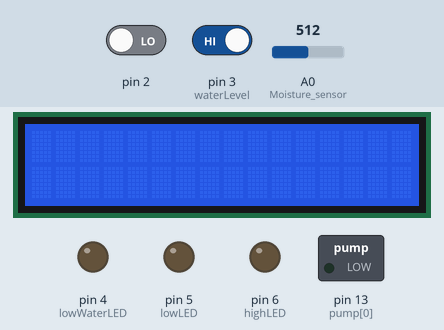
The sketch below on a simulated Arduino Uno, built with avr-gcc and run on an emulated ATmega328P. On the bench: 16×2 character LCD, switched loads named in the sketch (green lamp = pin HIGH), output pins drawn as LEDs (lit = HIGH). Dashed ring = blinking. Inputs (shaded band) come from the test bench; at power-on: pin 2 LOW, pin 3 (waterLevel) HIGH, A0 (Moisture_sensor) = 512. The local clock reads 2024-03-15 10:24:30 at power-on unless the sketch sets it.

Above: at 1.2 s.
1.3 s: pin 2 driven HIGH
At 2.3 s:
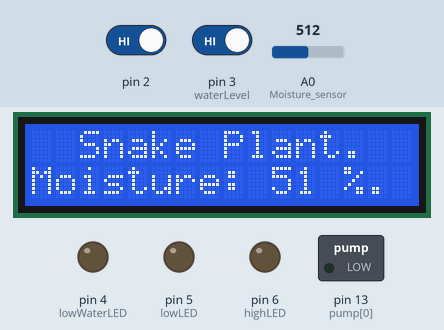
At 3.1 s:
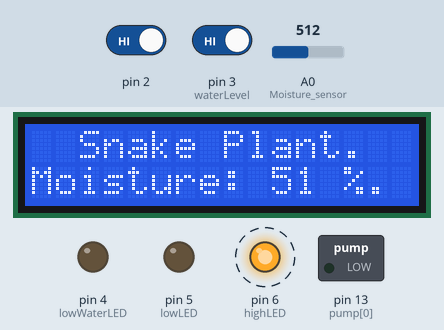
7.3 s: pin 3 (waterLevel) driven HIGH
9.3 s: pin 3 (waterLevel) driven LOW
At 9.7 s:
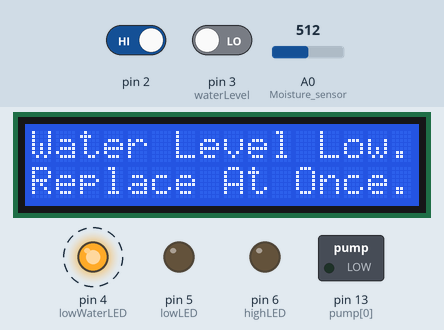
Timing chart, 0 to 13.3 s (numbered marks = the images above; inputs shaded):
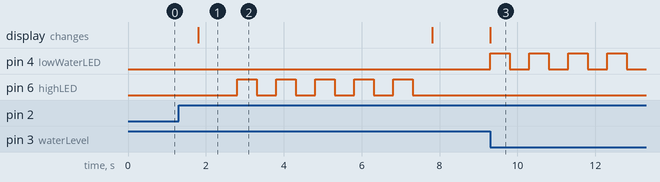

The sketch:

WateringSystem.ino
```cpp
/* Title: AUTOMATED WATERING SYSTEM
   Engineer: Alain Grandjean
   Date Created: 1-10-15
   Date Last Modified: 2-22-15
   Version: 4

Description: Watering system for 1 - 3 motor(s).
Scalable to larger size if Arduino with more pins and better processor
and a bigger motor driver is used. An external power source is also recommended.
*/
#include <LiquidCrystal.h>
#include <Wire.h>
#include "RTClib.h"

#define plantNum 1   //Total number of plants (edit as needed)
#define pumpNum 1   //Total number of pumps (up to 3)

#define highLED 6   //Pin for green LED
#define lowLED 5    //Pin for yellow LED
#define lowWaterLED 4  //Pin for red low water LED
#define waterLevel 3 //Pin for water level sensor probe

RTC_DS1307 RTC;
                //BS,E, D4,D5, D6, D7
LiquidCrystal lcd(7, 8, 9, 10, 11, 12);
int pNum;  //Initialize global plant number variable for loops and functions
int moisture; //Initialize moisture variable
char* plantNames[] = {"Snake Plant."}; //Edit as needed
int pump[4] = {13,1,0};  //Initialize pump pin array
boolean isEmpty = false; //No water cutoff variable
volatile int interruptIt = 0; //Interrupt variable
int sensorRead;


void setup () {
    Serial.begin(9600);
    Wire.begin();
    RTC.begin();         //Start the clock
    attachInterrupt(0, interruptMe, RISING); //Button interrupt on pin 2
    pinMode(waterLevel, INPUT); //Water level probe
    pinMode(lowWaterLED, OUTPUT); //LED warning of low water
    pinMode(lowLED, OUTPUT); //Plant1 low moisture alert (Red)
    pinMode(highLED, OUTPUT); //Plant1 good moisture alert (Green)
    //pinMode(A0, INPUT); //Moisture sensor
    for(int i=0;i<pumpNum;i++){
      pinMode(pump[i], OUTPUT); //Motor pin
    }
    lcd.begin(16,2); //Begin LCD Display

    if (! RTC.isrunning()) {
      Serial.println("RTC is NOT running!");
      // following line sets the RTC to the date & time this sketch was compiled
      RTC.adjust(DateTime(__DATE__, __TIME__));
    }
}

void loop () {
    lcd.clear();
    checkLevel();
}

void checkLevel(){
  if(digitalRead(waterLevel) == LOW){  //If there is no more signal to the probe
      isEmpty = true;    //Activate pump cutoff variable
      interruptIt = 0;  //In case interrupt was triggered
      emptyNotify();    //Print message and blink LED
  }
  else {
   isEmpty = false;    //Deactivate pump cutoff variable
   lcd.clear();
   if(interruptIt == 1){
     delay(500);
     executeAll();
     interruptIt = 0;
   }
   else {
     checkTime();
   }
  }
}

void emptyNotify(){      //Notify when water level is low
  lcd.display();
  lcd.setCursor(0,0);
  lcd.print("Water Level Low.");
  lcd.setCursor(0,1);
  lcd.print("Replace At Once.");
     for(int i=0; i<5; i++){
        digitalWrite(lowWaterLED, HIGH);
        delay(500);
        digitalWrite(lowWaterLED, LOW);
        delay(500);
     }
}

void checkTime(){
    DateTime now = RTC.now();      //Get date and time from when sketch was compiled

  /*  Serial.print(now.year(), DEC);
    Serial.print('/');
    Serial.print(now.month(), DEC);
    Serial.print('/');
    Serial.print(now.day(), DEC);
    Serial.print(' ');
    Serial.print(now.hour(), DEC);
    Serial.print(':');
    Serial.print(now.minute(), DEC);
    Serial.print(':');
    Serial.print(now.second(), DEC);
    Serial.println();                // Print out the time to serial monitor
    */
      if ((now.hour() == 8) && (now.minute() == 0)){ // First check at 08:00 A.M.
          executeAll();
      }
      if ((now.hour() == 19) && (now.minute() == 0)){ // First check at 07:00 P.M.
          executeAll();
      }
}

int checkMoisture(int pNum){
  int moist = 0;
  sensorRead = analogRead(pNum);
  moist = map(sensorRead,1022,22,0,100); //Map readings from 0 - 100
  constrain(moist,0,100);    //Constrain readings from 0 - 100
  return moist;
}

void printLCD(int pNum){
    lcd.display();
    lcd.clear();
    moisture = checkMoisture(pNum);
    lcd.setCursor(2,0);  //First line of LCD
    lcd.print(plantNames[pNum]); //Print name of current plant
    lcd.setCursor(0,1); //Second line of LCD
    lcd.print("Moisture:    %.");
    lcd.setCursor(10,1); //Second line of LCD
    lcd.print(moisture); //Print moisture level to LCD display
    delay(1000);
}

void lowAlert(){            //Blink the red light
  for(int i=0; i<5; i++){
    digitalWrite(lowLED, HIGH);
    delay(500);            //.5 second delay
    digitalWrite(lowLED,LOW);
    delay(500);
  }
}

void highAlert(){            //Blink the green light
   for(int i=0; i<5; i++){
     digitalWrite(highLED, HIGH);
     delay(500);            //.5 second delay
     digitalWrite(highLED,LOW);
     delay(500);
  }
}

void moistEval(int pNum){
  moisture = checkMoisture(pNum);
    if(moisture < 50){
          lowAlert();                //Blink low light
          digitalWrite(pump[pNum], HIGH); //Turn on pump[pNum]
          moistEval(pNum);       //Check the soil moisture
    }
    else {
          highAlert();
          digitalWrite(pump[pNum], LOW);  //Turn off pump[pNum]
    }
}

void executeAll(){         //Perform all tasks
  if(isEmpty == false){ //While there is water in the tank
      for(pNum=0;pNum<(plantNum);pNum++){
         printLCD(pNum);      //Print plant name and moisture level
         moistEval(pNum);     //Pump water based on moisture

      }
    interruptIt = 0;  //Deactivate the interrupt variable
  }
  else {
    emptyNotify();
  }
}


void interruptMe(){
 interruptIt = 1; //Set interrupt variable to 1. This will execute all
}
```

Measured:
- after the input at 1.3 s, pin 6 (highLED): alternates HIGH for 0.50 s and LOW for 0.50 s, starting after 1.5 s; the display: changes after 0.51 s (image 1)
- after the input at 9.3 s, pin 4 (lowWaterLED): alternates HIGH for 0.50 s and LOW for 0.50 s, starting at once; the display: changes at once (image 3)
